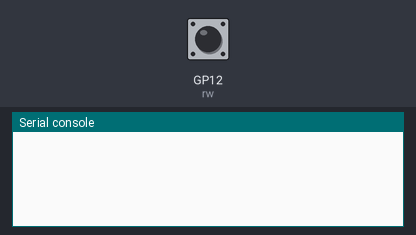
Simulated run of this program. Board: Raspberry Pi Pico running MicroPython. Shown: the last lines printed to the serial console. Inputs (shaded band) come from the test bench; at power-on: GP12 (rw) HIGH.

Above: at 1.2 s.
1.3 s: GP12 (rw) pulled LOW for 0.15 s
At 1.44 s:
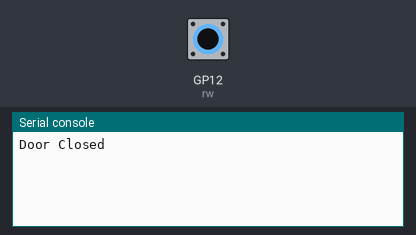
At 2.9 s:
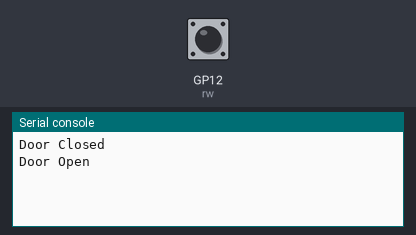

Measured:
- after the input at 1.3 s, the serial console: prints a new line at once (image 1)

The program:

REDSWITCH-KY-025.py
```python
import machine
import time

rw = machine.Pin(12, machine.Pin.IN, machine.Pin.PULL_UP)

while True:
    val1= rw.value()
    time.sleep(0.01)
    val2= rw.value()
    if val1 and not val2:
        print('Door Closed')
    elif not val1 and val2:
        print('Door Open')
```
